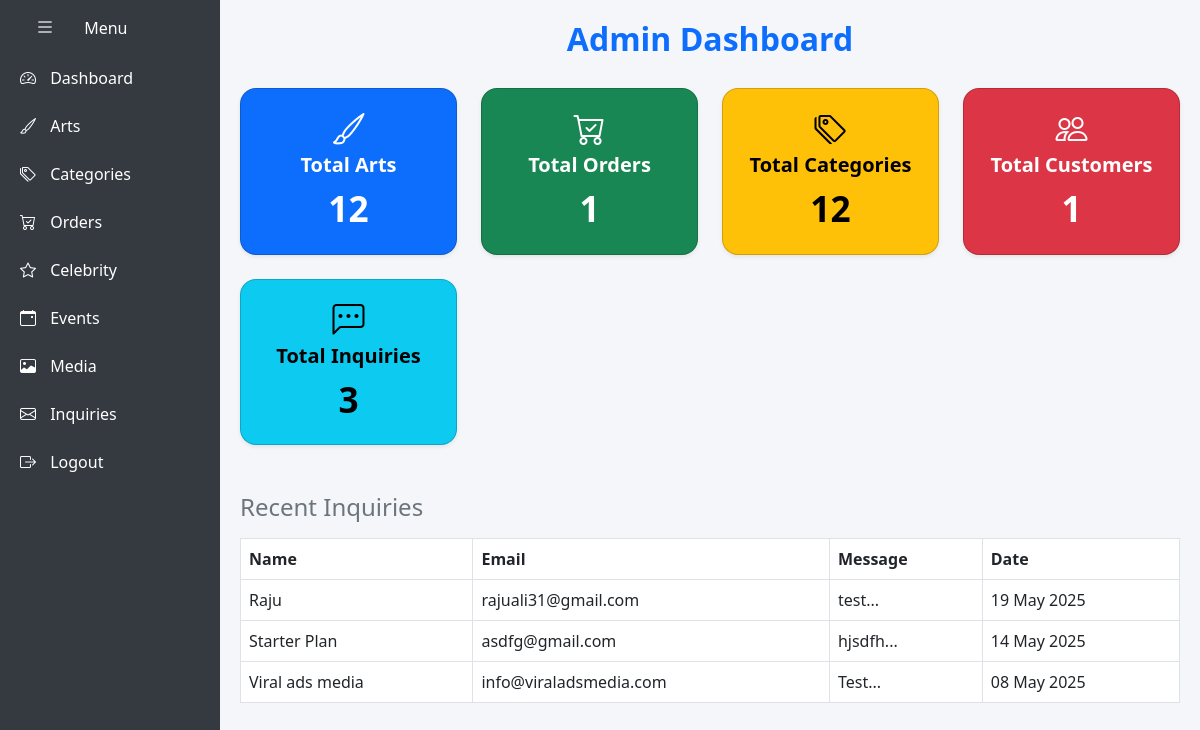
The page /admin/dashboard.php (signed in) on the database its author committed.
### tables this page shows
CREATE TABLE `enquiries` (
  `id` int(11) NOT NULL,
  `name` varchar(255) NOT NULL,
  `email` varchar(255) NOT NULL,
  `phone` varchar(15) NOT NULL,
  `message` text NOT NULL,
  `submitted_at` timestamp NOT NULL DEFAULT current_timestamp()
);

### admin/dashboard.php (the view, shortened to what this page needs)
<?php
require_once '../includes/db.php';
$stats = [
    'arts' => $pdo->query("SELECT COUNT(*) FROM arts")->fetchColumn(),
    'orders' => $pdo->query("SELECT COUNT(*) FROM orders")->fetchColumn(),
    'categories' => $pdo->query("SELECT COUNT(*) FROM categories")->fetchColumn(),
    'customers' => $pdo->query("SELECT COUNT(*) FROM users WHERE role = 'customer'")->fetchColumn(),
    'inquiries' => $pdo->query("SELECT COUNT(*) FROM enquiries")->fetchColumn(),
];
$inquiries = $pdo->query("SELECT name, email, message, submitted_at FROM enquiries ORDER BY submitted_at DESC LIMIT 5")->fetchAll(PDO::FETCH_ASSOC);
?>
<!DOCTYPE html>
<html lang="en">
<head>
    <link href="https://cdn.jsdelivr.net/npm/bootstrap@5.3.0/dist/css/bootstrap.min.css" rel="stylesheet">
    <link href="https://cdn.jsdelivr.net/npm/bootstrap-icons@1.10.5/font/bootstrap-icons.css" rel="stylesheet">
</head>
<body>
<div class="admin-layout">
    <div class="sidebar" id="sidebar">
        <ul>
            <li><a href="#"><i class="bi bi-list toggle-btn" id="toggleSidebar"></i><span> Menu</span></a></li>
            <li><a href="<?php echo ADMIN_URL; ?>dashboard.php"><i class="bi bi-speedometer2"></i><span> Dashboard</span></a></li>
            <li><a href="<?php echo ADMIN_URL; ?>arts/list.php"><i class="bi bi-brush"></i><span> Arts</span></a></li>
            <li><a href="<?php echo ADMIN_URL; ?>categories/list.php"><i class="bi bi-tags"></i><span> Categories</span></a></li>
            <li><a href="<?php echo ADMIN_URL; ?>orders/list.php"><i class="bi bi-cart-check"></i><span> Orders</span></a></li>
            <li><a href="<?php echo ADMIN_URL; ?>celebrity/list.php"><i class="bi bi-star"></i><span> Celebrity</span></a></li>
            <li><a href="<?php echo ADMIN_URL; ?>events/list.php"><i class="bi bi-calendar-event"></i><span> Events</span></a></li>
            <li><a href="<?php echo ADMIN_URL; ?>media/list.php"><i class="bi bi-image"></i><span> Media</span></a></li>
            <li><a href="<?php echo ADMIN_URL; ?>inquiries.php"><i class="bi bi-envelope"></i><span> Inquiries</span></a></li>
            <li><a href="<?php echo ADMIN_URL; ?>logout.php"><i class="bi bi-box-arrow-right"></i><span> Logout</span></a></li>
        </ul>
    </div>
    <div class="main-content" id="mainContent">
        <h2 class="dashboard-title text-primary text-center">Admin Dashboard</h2>
        <div class="row g-4">
            <div class="col-sm-6 col-lg-3">
                <div class="card text-bg-primary shadow-sm">
                    <div class="card-body">
                        <i class="bi bi-brush"></i>
                        <h5>Total Arts</h5>
                        <h2><?php echo $stats['arts']; ?></h2>
                    </div>
                </div>
            </div>
            <div class="col-sm-6 col-lg-3">
                <div class="card text-bg-success shadow-sm">
                    <div class="card-body">
                        <i class="bi bi-cart-check"></i>
                        <h5>Total Orders</h5>
                        <h2><?php echo $stats['orders']; ?></h2>
                    </div>
                </div>
            </div>
            <div class="col-sm-6 col-lg-3">
                <div class="card text-bg-warning shadow-sm">
                    <div class="card-body">
                        <i class="bi bi-tags"></i>
                        <h5>Total Categories</h5>
                        <h2><?php echo $stats['categories']; ?></h2>
                    </div>
                </div>
            </div>
            <div class="col-sm-6 col-lg-3">
                <div class="card text-bg-danger shadow-sm">
                    <div class="card-body">
                        <i class="bi bi-people"></i>
                        <h5>Total Customers</h5>
                        <h2><?php echo $stats['customers']; ?></h2>
                    </div>
                </div>
            </div>
            <div class="col-sm-6 col-lg-3">
                <div class="card text-bg-info shadow-sm">
                    <div class="card-body">
                        <i class="bi bi-chat-left-dots"></i>
                        <h5>Total Inquiries</h5>
                        <h2><?php echo $stats['inquiries']; ?></h2>
                    </div>
                </div>
            </div>
        </div>
        <h4 class="mt-5 mb-3 text-secondary">Recent Inquiries</h4>
        <div class="table-responsive">
            <table class="table table-bordered bg-white">
                <thead>
                    <tr>
                        <th>Name</th>
                        <th>Email</th>
                        <th>Message</th>
                        <th>Date</th>
                    </tr>
                </thead>
                <tbody>
                    <?php foreach ($inquiries as $inquiry): ?>
                        <tr>
                            <td><?php echo htmlspecialchars($inquiry['name']); ?></td>
                            <td><?php echo htmlspecialchars($inquiry['email']); ?></td>
                            <td><?php echo htmlspecialchars(substr($inquiry['message'], 0, 50)) . '...'; ?></td>
                            <td><?php echo date('d M Y', strtotime($inquiry['submitted_at'])); ?></td>
                        </tr>
                    <?php endforeach; ?>
                </tbody>
            </table>
        </div>
    </div>
</div>
</body>
</html>

### admin/dashboard.php (style rules this page uses)
body { margin: 0; background-color: #f4f6f9; }
.admin-layout { display: flex; }
.sidebar { width: 220px; background-color: #343a40; min-height: 100vh; transition: all 0.3s ease; }
.sidebar ul { list-style: none; padding-left: 0; }
.sidebar ul li a { display: block; color: #fff; padding: 12px 20px; text-decoration: none; white-space: nowrap; }
.sidebar ul li a i { margin-right: 10px; }
.main-content { flex: 1; padding: 20px; transition: margin-left 0.3s ease; }
.toggle-btn { background: #343a40; color: #fff; border: none; font-size: 20px; padding: 10px 15px; cursor: pointer; }
.dashboard-title { margin-bottom: 30px; font-weight: bold; }
.card { border-radius: 1rem; transition: transform 0.2s ease-in-out; }
.card-body { text-align: center; }
.card-body i { font-size: 2rem; margin-bottom: 10px; }
.card h5 { margin-bottom: 10px; font-weight: 600; }
.card h2 { font-size: 2.2rem; font-weight: bold; }

### rows shown on the page
enquiries: name "Raju", email "rajuali31@gmail.com", message "test", submitted_at "19 May 2025"
enquiries: name "Starter Plan", email "asdfg@gmail.com", message "hjsdfh", submitted_at "14 May 2025"
enquiries: name "Viral ads media", email "info@viraladsmedia.com", message "Test", submitted_at "08 May 2025"

### other values the page prints
$stats['arts'] "12"
$stats['orders'] "1"
$stats['categories'] "12"
$stats['customers'] "1"
$stats['inquiries'] "3"
